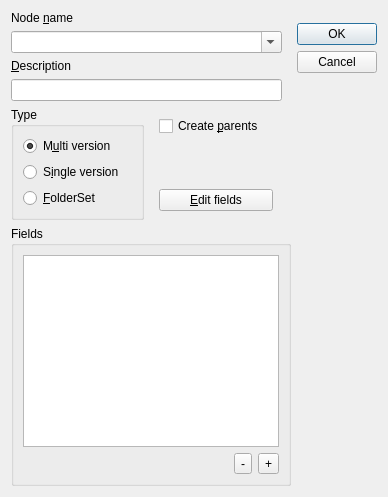
<?xml version="1.0" encoding="UTF-8"?>
<ui version="4.0">
 <author>Marco Clemencic</author>
 <class>NewNodeDialog</class>
 <widget class="QDialog" name="NewNodeDialog">
  <property name="geometry">
   <rect>
    <x>0</x>
    <y>0</y>
    <width>498</width>
    <height>452</height>
   </rect>
  </property>
  <property name="sizePolicy">
   <sizepolicy hsizetype="Maximum" vsizetype="Preferred">
    <horstretch>0</horstretch>
    <verstretch>0</verstretch>
   </sizepolicy>
  </property>
  <property name="windowTitle">
   <string>New Node</string>
  </property>
  <layout class="QGridLayout" name="gridLayout">
   <property name="sizeConstraint">
    <enum>QLayout::SetFixedSize</enum>
   </property>
   <property name="spacing">
    <number>6</number>
   </property>
   <item row="0" column="0" rowspan="4">
    <widget class="QWidget" name="basicInfosWidget" native="true">
     <layout class="QVBoxLayout" name="verticalLayout_3">
      <property name="sizeConstraint">
       <enum>QLayout::SetDefaultConstraint</enum>
      </property>
      <property name="leftMargin">
       <number>0</number>
      </property>
      <property name="topMargin">
       <number>0</number>
      </property>
      <property name="rightMargin">
       <number>9</number>
      </property>
      <property name="bottomMargin">
       <number>0</number>
      </property>
      <item>
       <widget class="QLabel" name="nodeNameLabel">
        <property name="text">
         <string>Node &amp;name</string>
        </property>
        <property name="buddy">
         <cstring>nodeNameComboBox</cstring>
        </property>
       </widget>
      </item>
      <item>
       <widget class="QComboBox" name="nodeNameComboBox">
        <property name="sizePolicy">
         <sizepolicy hsizetype="Expanding" vsizetype="Fixed">
          <horstretch>0</horstretch>
          <verstretch>0</verstretch>
         </sizepolicy>
        </property>
        <property name="editable">
         <bool>true</bool>
        </property>
       </widget>
      </item>
      <item>
       <widget class="QLabel" name="descriptionLabel">
        <property name="text">
         <string>&amp;Description</string>
        </property>
        <property name="buddy">
         <cstring>descriptionEdit</cstring>
        </property>
       </widget>
      </item>
      <item>
       <widget class="QLineEdit" name="descriptionEdit"/>
      </item>
      <item>
       <widget class="QWidget" name="basicInfosWidget2" native="true">
        <layout class="QHBoxLayout" name="horizontalLayout">
         <property name="leftMargin">
          <number>0</number>
         </property>
         <property name="topMargin">
          <number>0</number>
         </property>
         <property name="rightMargin">
          <number>0</number>
         </property>
         <property name="bottomMargin">
          <number>0</number>
         </property>
         <item>
          <widget class="QGroupBox" name="nodeTypeGB">
           <property name="title">
            <string>Type</string>
           </property>
           <layout class="QVBoxLayout" name="verticalLayout">
            <property name="leftMargin">
             <number>9</number>
            </property>
            <item>
             <widget class="QRadioButton" name="multiVersBtn">
              <property name="text">
               <string>M&amp;ulti version</string>
              </property>
              <property name="checked">
               <bool>true</bool>
              </property>
             </widget>
            </item>
            <item>
             <widget class="QRadioButton" name="singleVersBtn">
              <property name="text">
               <string>S&amp;ingle version</string>
              </property>
             </widget>
            </item>
            <item>
             <widget class="QRadioButton" name="foldersetBtn">
              <property name="text">
               <string>&amp;FolderSet</string>
              </property>
             </widget>
            </item>
           </layout>
           <zorder>singleVersBtn</zorder>
           <zorder>multiVersBtn</zorder>
           <zorder>foldersetBtn</zorder>
          </widget>
         </item>
         <item>
          <widget class="QWidget" name="basicInfosWidget3" native="true">
           <layout class="QVBoxLayout" name="verticalLayout_2">
            <property name="sizeConstraint">
             <enum>QLayout::SetDefaultConstraint</enum>
            </property>
            <property name="leftMargin">
             <number>9</number>
            </property>
            <property name="topMargin">
             <number>9</number>
            </property>
            <property name="rightMargin">
             <number>9</number>
            </property>
            <property name="bottomMargin">
             <number>9</number>
            </property>
            <item>
             <widget class="QCheckBox" name="createParentsCheckBox">
              <property name="text">
               <string>Create &amp;parents</string>
              </property>
             </widget>
            </item>
            <item>
             <spacer name="verticalSpacer">
              <property name="orientation">
               <enum>Qt::Vertical</enum>
              </property>
              <property name="sizeHint" stdset="0">
               <size>
                <width>20</width>
                <height>40</height>
               </size>
              </property>
             </spacer>
            </item>
            <item>
             <widget class="QPushButton" name="editFieldsBtn">
              <property name="statusTip">
               <string>View/modify the fields of the node</string>
              </property>
              <property name="text">
               <string>&amp;Edit fields</string>
              </property>
              <property name="checkable">
               <bool>true</bool>
              </property>
             </widget>
            </item>
           </layout>
          </widget>
         </item>
        </layout>
       </widget>
      </item>
     </layout>
    </widget>
   </item>
   <item row="2" column="1">
    <widget class="QDialogButtonBox" name="buttonBox">
     <property name="sizePolicy">
      <sizepolicy hsizetype="Fixed" vsizetype="Expanding">
       <horstretch>0</horstretch>
       <verstretch>0</verstretch>
      </sizepolicy>
     </property>
     <property name="layoutDirection">
      <enum>Qt::LeftToRight</enum>
     </property>
     <property name="orientation">
      <enum>Qt::Vertical</enum>
     </property>
     <property name="standardButtons">
      <set>QDialogButtonBox::Cancel|QDialogButtonBox::Ok</set>
     </property>
     <property name="centerButtons">
      <bool>false</bool>
     </property>
    </widget>
   </item>
   <item row="4" column="0">
    <widget class="QGroupBox" name="fieldsGB">
     <property name="title">
      <string>Fields</string>
     </property>
     <layout class="QVBoxLayout" name="verticalLayout_4">
      <item>
       <widget class="QTableView" name="fieldsView">
        <property name="alternatingRowColors">
         <bool>true</bool>
        </property>
        <property name="selectionMode">
         <enum>QAbstractItemView::SingleSelection</enum>
        </property>
       </widget>
      </item>
      <item>
       <widget class="QWidget" name="widget" native="true">
        <layout class="QHBoxLayout" name="horizontalLayout_2">
         <property name="spacing">
          <number>6</number>
         </property>
         <property name="leftMargin">
          <number>0</number>
         </property>
         <property name="topMargin">
          <number>0</number>
         </property>
         <property name="rightMargin">
          <number>0</number>
         </property>
         <property name="bottomMargin">
          <number>0</number>
         </property>
         <item>
          <spacer name="horizontalSpacer">
           <property name="orientation">
            <enum>Qt::Horizontal</enum>
           </property>
           <property name="sizeHint" stdset="0">
            <size>
             <width>40</width>
             <height>20</height>
            </size>
           </property>
          </spacer>
         </item>
         <item>
          <widget class="QToolButton" name="removeFieldBtn">
           <property name="toolTip">
            <string>Remove selected field</string>
           </property>
           <property name="text">
            <string>-</string>
           </property>
           <property name="icon">
            <iconset resource="Resources.qrc">
             <normaloff>:/icons/minus.png</normaloff>:/icons/minus.png</iconset>
           </property>
          </widget>
         </item>
         <item>
          <widget class="QToolButton" name="addFieldBtn">
           <property name="toolTip">
            <string>Add a new field</string>
           </property>
           <property name="text">
            <string>+</string>
           </property>
           <property name="icon">
            <iconset resource="Resources.qrc">
             <normaloff>:/icons/plus.png</normaloff>:/icons/plus.png</iconset>
           </property>
          </widget>
         </item>
        </layout>
       </widget>
      </item>
     </layout>
    </widget>
   </item>
  </layout>
 </widget>
 <resources>
  <include location="Resources.qrc"/>
 </resources>
 <connections>
  <connection>
   <sender>buttonBox</sender>
   <signal>rejected()</signal>
   <receiver>NewNodeDialog</receiver>
   <slot>reject()</slot>
   <hints>
    <hint type="sourcelabel">
     <x>316</x>
     <y>260</y>
    </hint>
    <hint type="destinationlabel">
     <x>286</x>
     <y>274</y>
    </hint>
   </hints>
  </connection>
  <connection>
   <sender>buttonBox</sender>
   <signal>accepted()</signal>
   <receiver>NewNodeDialog</receiver>
   <slot>accept()</slot>
   <hints>
    <hint type="sourcelabel">
     <x>248</x>
     <y>254</y>
    </hint>
    <hint type="destinationlabel">
     <x>157</x>
     <y>274</y>
    </hint>
   </hints>
  </connection>
  <connection>
   <sender>foldersetBtn</sender>
   <signal>toggled(bool)</signal>
   <receiver>NewNodeDialog</receiver>
   <slot>foldersetButtonToggled(bool)</slot>
   <hints>
    <hint type="sourcelabel">
     <x>186</x>
     <y>194</y>
    </hint>
    <hint type="destinationlabel">
     <x>251</x>
     <y>193</y>
    </hint>
   </hints>
  </connection>
  <connection>
   <sender>editFieldsBtn</sender>
   <signal>toggled(bool)</signal>
   <receiver>fieldsGB</receiver>
   <slot>setVisible(bool)</slot>
   <hints>
    <hint type="sourcelabel">
     <x>267</x>
     <y>182</y>
    </hint>
    <hint type="destinationlabel">
     <x>574</x>
     <y>130</y>
    </hint>
   </hints>
  </connection>
  <connection>
   <sender>nodeNameComboBox</sender>
   <signal>textChanged(QString)</signal>
   <receiver>NewNodeDialog</receiver>
   <slot>checkValid()</slot>
   <hints>
    <hint type="sourcelabel">
     <x>206</x>
     <y>41</y>
    </hint>
    <hint type="destinationlabel">
     <x>251</x>
     <y>193</y>
    </hint>
   </hints>
  </connection>
  <connection>
   <sender>createParentsCheckBox</sender>
   <signal>stateChanged(int)</signal>
   <receiver>NewNodeDialog</receiver>
   <slot>checkValid()</slot>
   <hints>
    <hint type="sourcelabel">
     <x>302</x>
     <y>97</y>
    </hint>
    <hint type="destinationlabel">
     <x>251</x>
     <y>193</y>
    </hint>
   </hints>
  </connection>
  <connection>
   <sender>addFieldBtn</sender>
   <signal>clicked()</signal>
   <receiver>NewNodeDialog</receiver>
   <slot>addField()</slot>
   <hints>
    <hint type="sourcelabel">
     <x>388</x>
     <y>419</y>
    </hint>
    <hint type="destinationlabel">
     <x>251</x>
     <y>225</y>
    </hint>
   </hints>
  </connection>
  <connection>
   <sender>removeFieldBtn</sender>
   <signal>clicked()</signal>
   <receiver>NewNodeDialog</receiver>
   <slot>removeField()</slot>
   <hints>
    <hint type="sourcelabel">
     <x>356</x>
     <y>419</y>
    </hint>
    <hint type="destinationlabel">
     <x>251</x>
     <y>225</y>
    </hint>
   </hints>
  </connection>
 </connections>
 <slots>
  <slot>checkValid()</slot>
  <slot>foldersetButtonToggled(bool)</slot>
  <slot>addField()</slot>
  <slot>removeField()</slot>
 </slots>
</ui>
